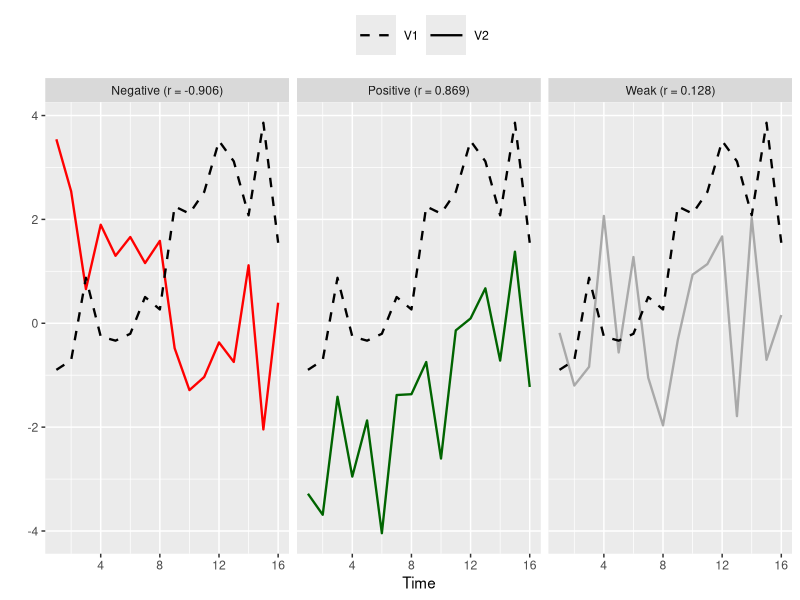
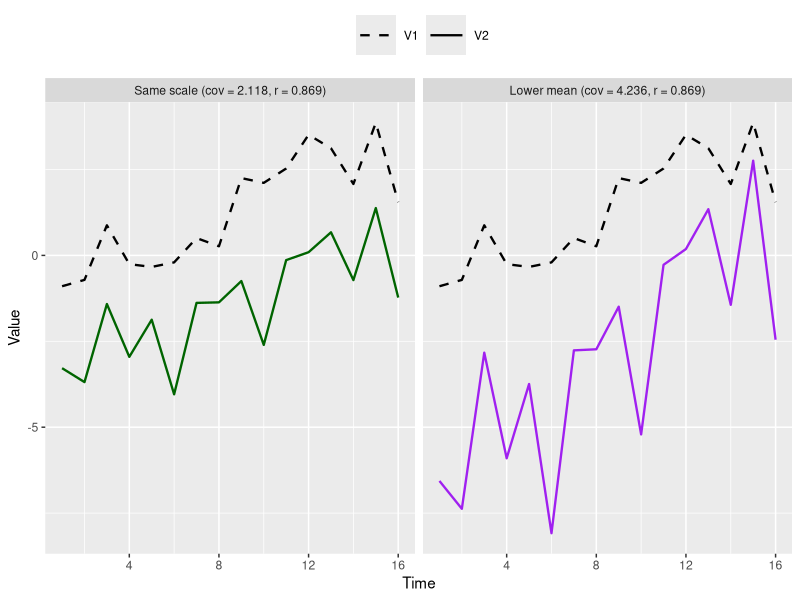

Generate these figures, in order, with R:
## ---- chunk 1
library(tidyverse)
set.seed(2)

n = 16
time = 1:n
V1 = cumsum(rnorm(n, 0, 1))
V2_positive = V1 - 3 + rnorm(n, 0, 0.7)
V2_negative = -V1 + 2 + rnorm(n, 0, 0.6)
V2_weak = rnorm(n, 0, 1)

d = tibble(time, V1, V2_positive, V2_negative, V2_weak)
dl = pivot_longer(d, cols = c(V2_positive, V2_negative, V2_weak), names_to = "correlation", values_to = "V2")
dl$color = case_when(dl$correlation == "V2_positive" ~ "darkgreen",
                      dl$correlation == "V2_negative" ~ "red",
                      dl$correlation == "V2_weak" ~ "darkgrey")

pos_cor = cor(V1, V2_positive)
neg_cor = cor(V1, V2_negative)
weak_cor = cor(V1, V2_weak)
labels = labeller(correlation = c(V2_positive = sprintf("Positive (r = %.3f)", pos_cor), 
                                 V2_negative = sprintf("Negative (r = %.3f)", neg_cor),
                                 V2_weak = sprintf("Weak (r = %.3f)", weak_cor)))

ggplot(dl) +
  geom_line(aes(x = time, y = V2, color=color, linetype='solid'), lwd=0.8) +
  geom_line(aes(x = time, y = V1, color="black", linetype='dashed'), lwd=0.8) +
  scale_color_identity() + 
  facet_wrap(~correlation, labeller = labels) +
  xlab('Time') + ylab('') + 
  scale_linetype_manual(name = "", values = c("dashed", "solid"), labels = c("V1", "V2")) +
  theme(legend.position='top', legend.key.size=unit(2, 'lines'))
## ---- chunk 2
set.seed(2)
n = 16
time = 1:n
V1 = cumsum(rnorm(n, 0, 1))
V2_normal = V1 - 3 + rnorm(n, 0, 0.7)
V2_scaled = V2_normal *2

d = tibble(time, V1, V2_normal, V2_scaled)
dl = pivot_longer(d, cols = c(V2_normal, V2_scaled), names_to = "covariance", values_to = "V2")
dl$color = case_when(dl$covariance == "V2_normal" ~ "darkgreen",
                      dl$covariance == "V2_scaled" ~ "purple")

cov1 = cov(V1, V2_normal)
cov2 = cov(V1, V2_scaled)

cor1 = cor(V1, V2_normal)
cor2 = cor(V1, V2_scaled)

labels = labeller(covariance = c(V2_normal = sprintf("Same scale (cov = %.3f, r = %.3f)", cov1, cor1), 
                                 V2_scaled = sprintf("Lower mean (cov = %.3f, r = %.3f)", cov2, cor2)))
ggplot(dl) +
    geom_line(aes(x = time, y = V2, color=color, linetype='solid'), lwd=0.8) +
    geom_line(aes(x = time, y = V1, linetype='dashed'), color = "black", lwd=0.8) +
    scale_color_identity() + 
    facet_wrap(~covariance, labeller = labels) +
    xlab('Time') + ylab('Value') +
  scale_linetype_manual(name = "", values = c("dashed", "solid"), labels = c("V1", "V2")) +
  theme(legend.position='top', legend.key.size=unit(2, 'lines'))

